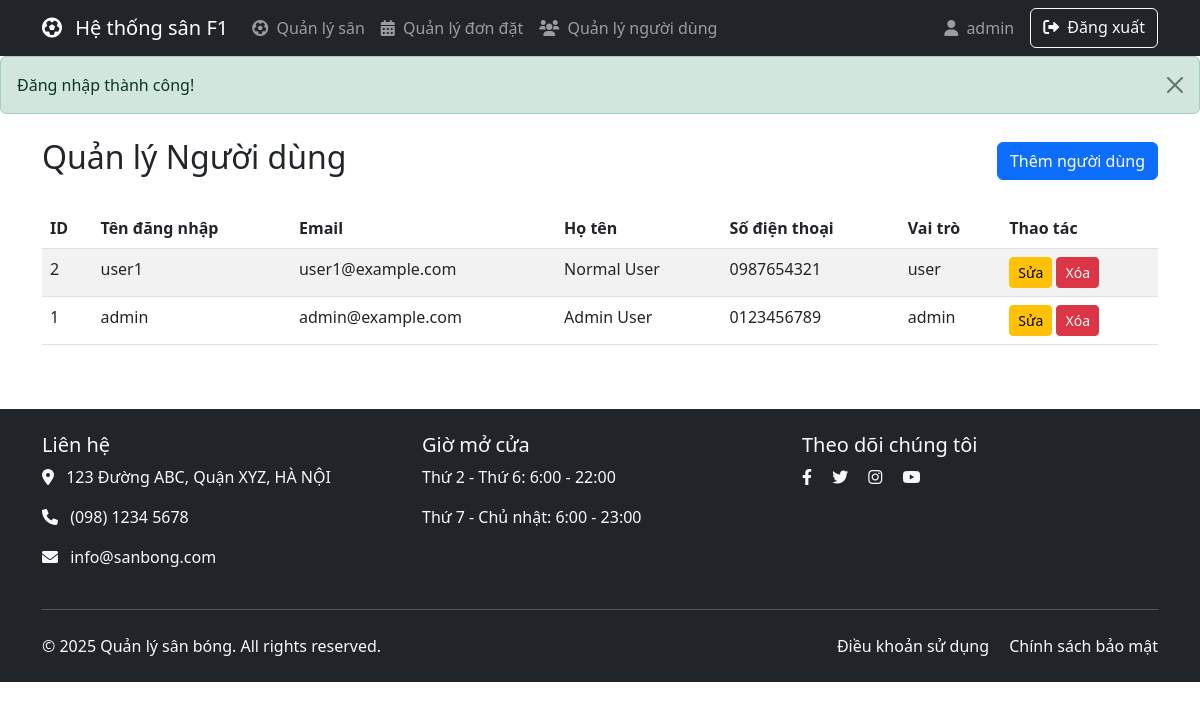
The page /index.php?controller=user&action=index (signed in) on the database its author committed.
### tables this page shows
CREATE TABLE IF NOT EXISTS users (
    id INT AUTO_INCREMENT PRIMARY KEY,
    username VARCHAR(50) NOT NULL UNIQUE,
    password VARCHAR(255) NOT NULL,
    email VARCHAR(100),
    full_name VARCHAR(100) NOT NULL,
    phone VARCHAR(20),
    role ENUM('admin', 'user') NOT NULL DEFAULT 'user',
    created_at TIMESTAMP DEFAULT CURRENT_TIMESTAMP
);

### controllers/UserController.php (called while the page is built, shortened)
<?php
require_once 'models/User.php';
class UserController {
    private $userModel;
    public function __construct() {
        $this->userModel = new User();
    }
    public function index() {
        $users = $this->userModel->getAllUsers();
        require_once 'views/user/index.php';
    }
}
?>

### config/database.php (called while the page is built)
<?php
class Database {
    private static $instance = null;
    private $conn;
    private function __construct() {
        $host = 'localhost';
        $db_name = 'sports_management';
        $username = 'root';
        $password = 'root';
        try {
            $this->conn = new PDO(
                "mysql:host=" . $host . ";dbname=" . $db_name,
                $username,
                $password
            );
            $this->conn->setAttribute(PDO::ATTR_ERRMODE, PDO::ERRMODE_EXCEPTION);
            $this->conn->exec("set names utf8");
        } catch(PDOException $e) {
            echo "Connection error: " . $e->getMessage();
        }
    }
    public static function getInstance() {
        if (self::$instance == null) {
            self::$instance = new Database();
        }
        return self::$instance;
    }
    public function getConnection() {
        return $this->conn;
    }
}
?>

### models/User.php (called while the page is built, shortened)
<?php
require_once 'config/database.php';
class User {
    private $conn;
    private $table_name = "users";
    public function __construct() {
        $database = Database::getInstance();
        $this->conn = $database->getConnection();
    }
    public function getAllUsers() {
        try {
            $query = "SELECT * FROM " . $this->table_name . " ORDER BY id DESC";
            $stmt = $this->conn->prepare($query);
            $stmt->execute();
            return $stmt->fetchAll(PDO::FETCH_ASSOC);
        } catch(PDOException $e) {
            error_log("Error in getAllUsers: " . $e->getMessage());
            return false;
        }
    }
}
?>

### views/user/index.php (the view)
<?php require_once 'views/layouts/header.php'; ?>
<div class="container mt-4">
    <div class="d-flex justify-content-between align-items-center mb-4">
        <h2>Quản lý Người dùng</h2>
        <a href="index.php?controller=user&action=create" class="btn btn-primary">Thêm người dùng</a>
    </div>
    <div class="table-responsive">
        <table class="table table-striped">
            <thead>
                <tr>
                    <th>ID</th>
                    <th>Tên đăng nhập</th>
                    <th>Email</th>
                    <th>Họ tên</th>
                    <th>Số điện thoại</th>
                    <th>Vai trò</th>
                    <th>Thao tác</th>
                </tr>
            </thead>
            <tbody>
                <?php foreach ($users as $user): ?>
                <tr>
                    <td><?php echo $user['id']; ?></td>
                    <td><?php echo $user['username']; ?></td>
                    <td><?php echo $user['email']; ?></td>
                    <td><?php echo $user['full_name']; ?></td>
                    <td><?php echo $user['phone']; ?></td>
                    <td><?php echo $user['role']; ?></td>
                    <td>
                        <a href="index.php?controller=user&action=update&id=<?php echo $user['id']; ?>" class="btn btn-sm btn-warning">Sửa</a>
                        <a href="index.php?controller=user&action=delete&id=<?php echo $user['id']; ?>" class="btn btn-sm btn-danger" onclick="return confirm('Bạn có chắc chắn muốn xóa?')">Xóa</a>
                    </td>
                </tr>
                <?php endforeach; ?>
            </tbody>
        </table>
    </div>
</div>
<?php require_once 'views/layouts/footer.php'; ?>

### rows shown on the page
users: id "2", username "user1", email "user1@example.com", full_name "Normal User", phone "0987654321", role "user"
users: id "1", username "admin", email "admin@example.com", full_name "Admin User", phone "0123456789", role "admin"

### other values the page prints
$_SESSION['user']['username'] "admin"
$_SESSION['success'] "Đăng nhập thành công!"
